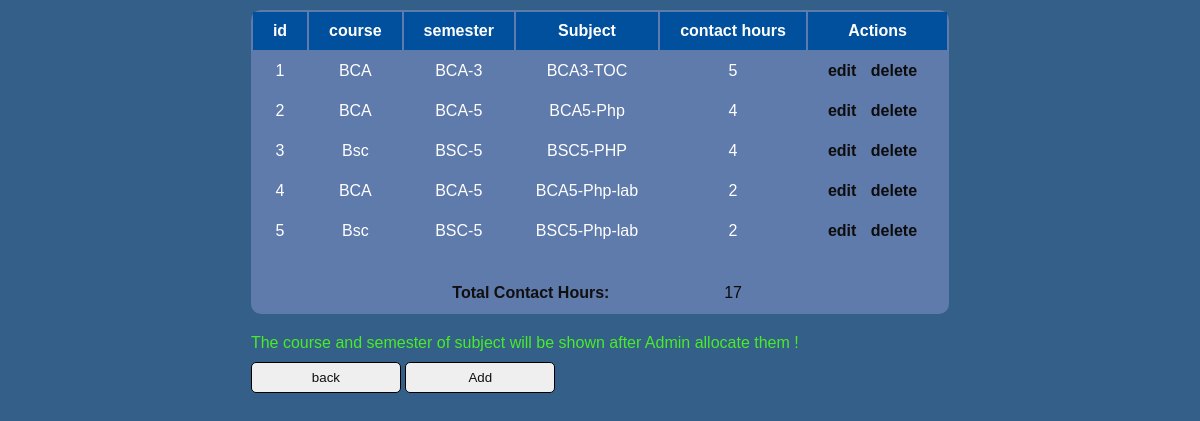
Screenshot of /viewalloc (signed in) with the database file from the repository.
### timetable_scheduler_app/models.py (models this page shows)
class SubjectTable(models.Model):
    subject_name=models.CharField(max_length=50,blank=True,null=True)
    contact_hours=models.IntegerField(blank=True,null=True)
    staff=models.ForeignKey(StaffTable,on_delete=models.CASCADE,null=True,blank=True)

class SemesterTable(models.Model):
    login_id=models.ForeignKey(LoginTable,on_delete=models.CASCADE,blank=True,null=True)
    course_id=models.ForeignKey(CourseTable,on_delete=models.CASCADE,null=True,blank=True)
    semester_name=models.CharField(max_length=50,blank=True,null=True)
    subjects=models.ManyToManyField(SubjectTable,related_name='class1')

class CourseTable(models.Model):
    dep_id=models.ForeignKey(DepartmentTable,on_delete=models.CASCADE,blank=True,null=True)
    course_name=models.CharField(max_length=50,blank=True,null=True)

### timetable_scheduler_app/views.py (the view)
# urls.py: path('viewalloc',ViewAlloc.as_view(),name="viewalloc"),
class ViewAlloc(View):
    def get(self, request):
        print("%%%%%%%%%%%%%%", request.session['user_id'])
        obj = SubjectTable.objects.filter(staff__login_id=request.session['user_id']).prefetch_related('class1', 'class1__course_id')
        return render(request, "staff_viewalloc.html", {'obj': obj})

### templates/staff_viewalloc.html (shortened to what this page needs)
{% load static %}
<!DOCTYPE html>
<html lang="en">
  <head>
    <link rel="stylesheet" href="{%static 'css/verifystaff.css'%}" />
  </head>
  <body>
    <div class="container">
      <div class="table">
        <form method="post">
        <table>
          <tr>
            <th>id</th>
            <th>course</th>
            <th>semester</th>
            <th>Subject</th>
            <th>contact hours</th>
            <th>Actions</th>
          </tr>
          {% for i in obj %}
          <tr>
            <td>{{forloop.counter}}</td>
            <td>
                {% for j in i.class1.all %}
                    {{ j.course_id.course_name }}
                {% endfor %}
            </td>
            <td>
              {% for k in i.class1.all %}
                  {{ k.semester_name }}
              {% endfor %}
          </td>
            <td>{{i.subject_name}}</td>
            <td class="contact-hours">{{i.contact_hours}}</td>
            <td>
              <a href="staffeditsub/{{ i.id }}">edit</a>
              <a href="staffdeletesub/{{ i.id }}" onclick="return confirm('are you sure you want to delete')">delete</a></td>
          </tr>
          {% endfor %}
          <tr><td></td></tr>
          <tr>
            <td></td><td></td>
            <td colspan="2" style="color:rgb(17, 16, 16); "><strong>Total Contact Hours:</strong></td>
            <td id="totalHours" style="color:rgb(12, 12, 12);"><strong>0</strong></td>
          </tr>
        </table>
        <p id="message" style="color:rgb(73, 236, 40);">The course and semester of subject will be shown after Admin allocate them !</p>
        <a href="/staffprofile"><button type="button">back</button></a>
        <a href="/staffaddsub"><button type="button">Add</button></a>
          </form>
  </body>
</html>

### static/css/verifystaff.css (style rules this page uses)
* { margin: 0; padding: 0; box-sizing: border-box; font-family: Arial, sans-serif; }
body { height: 100vh; display: flex; justify-content: center; align-items: flex-start; background: cover; background-color: rgba(1, 56, 107, 0.8); overflow-y: auto; }
.container { width: 100%; max-height: 100vh; display: flex; justify-content: center; align-items: flex-start; padding: 10px 20px; overflow: auto; }
table { border-radius: 10px; background-color: rgba(194, 188, 255, 0.3); width: 100%; margin-bottom: 20px; }
th, td { padding: 10px 20px; color: white; text-align: center; }
th { background-color: #00509e; position: sticky; top: 0; z-index: 1; }
button { width: 150px; padding: 7px; color: rgb(15, 15, 15); border: 1px solid black; border-radius: 5px; cursor: pointer; text-align: center; margin-top: 10px; margin-bottom: 30px; transition: 0.5s; }
td a { text-decoration: none; color: #0e0d0d; font-weight: bold; margin-right: 10px; }

### rows the page displays
SubjectTable: subject_name "BCA3-TOC", contact_hours "5"
SemesterTable: course_id.course_name "BCA", semester_name "BCA-3"
SubjectTable: subject_name "BCA5-Php", contact_hours "4"
SemesterTable: course_id.course_name "BCA", semester_name "BCA-5"
SubjectTable: subject_name "BSC5-PHP", contact_hours "4"
SemesterTable: course_id.course_name "Bsc", semester_name "BSC-5"
SubjectTable: subject_name "BCA5-Php-lab", contact_hours "2"
SubjectTable: subject_name "BSC5-Php-lab", contact_hours "2"
